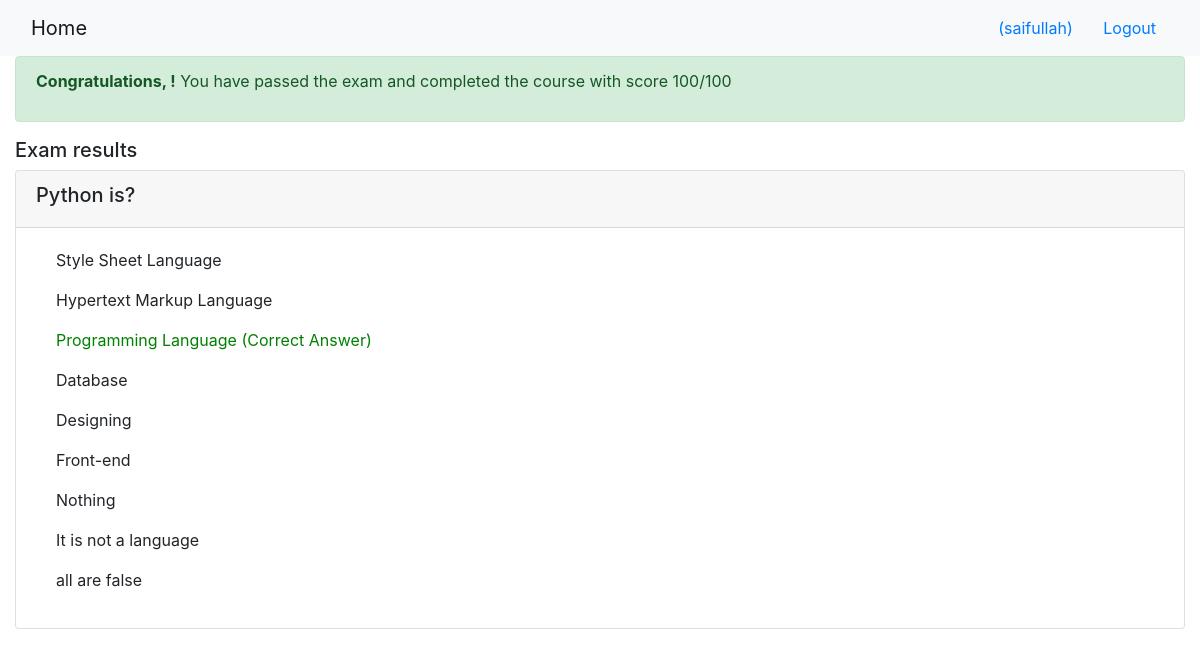
The page /onlinecourse/course/1/submission/1/result/ (signed in) on the database its author committed.
### onlinecourse/models.py (models this page shows, shortened)
class Question(models.Model):
    question_text = models.CharField(max_length=1000)
    grade =models.IntegerField(default=0)
    lesson_id = models.ForeignKey(Course, on_delete=models.CASCADE)

class Choice(models.Model):
    choice_text=models.CharField(max_length=1000)
    is_correct = models.BooleanField(default =0)
    question_id = models.ForeignKey(Question, on_delete=models.CASCADE)

### onlinecourse/views.py (the view)
# urls.py: path('course/<int:course_id>/submission/<int:submission_id>/result/', views.show_exam_result, name="show_exam_result"),
def show_exam_result(request, course_id, submission_id):
    course = get_object_or_404(Course, pk=course_id)
    submission = get_object_or_404(Submission, pk=submission_id)
    selected_choices = submission.choices.all()
    points = 0;
    total = len(selected_choices)
    for choice in selected_choices:
        if choice.is_correct == True:
            points = points + 100;
    grade = points//total;
    final_return = {'course':course, 'selected_ids':selected_choices, 'grade':grade}
    return render(request, 'onlinecourse/exam_result_bootstrap.html', final_return)

### onlinecourse/templates/onlinecourse/exam_result_bootstrap.html (shortened to what this page needs)
<!DOCTYPE html>
<html lang="en">
<head>
    {% load static %}
    <link rel="stylesheet" href="https://maxcdn.bootstrapcdn.com/bootstrap/4.5.2/css/bootstrap.min.css">
</head>
<body>
 <nav class="navbar navbar-light bg-light">
    <div class="container-fluid">
        <div class="navbar-header">
              <a class="navbar-brand" href="{% url 'onlinecourse:index' %}">Home</a>
        </div>
        <ul class="nav navbar-nav navbar-right">
            {% if user.is_authenticated %}
            <li>
                <a class="btn btn-link" href="#">{{ user.first_name }}({{ user.username }})</a>
                <a class="btn btn-link" href="{% url 'onlinecourse:logout' %}">Logout</a>
            </li>
            {% endif %}
        </ul>
    </div>
</nav>
<div class="container-fluid">
    {% if grade > 80 %}
    <div class="alert alert-success">
        <p><strong>Congratulations, {{ user.first_name }}!</strong> You have passed the exam and completed the course with score {{grade}}/100</p>
    </div>
        {% else %}
        <div class="alert alert-danger">
            <p><strong>Failed Sorry, {{ user.first_name }}!</strong> You have failed exam with score {{grade}}/100</p>
        </div>
        <a class="btn btn-link text-danger" href="{% url 'onlinecourse:course_details' course.id %}">Re-test</a>
        {% endif %}
        <div class="card-columns-vertical mt-1">
        <h5 class="">Exam results</h5>
            {% for question in course.question_set.all %}
                <div class="card mt-1">
                    <div class="card-header"><h5>{{question.question_text}}</h5></div>
                    <div class="card-body">
                        {% for choice in question.choice_set.all %}
                            <div class="form-check">
                                <label class="form-check-label">
                                    {% if choice.is_correct and choice in selected_ids %}
                                        <p style="color: green;">{{ choice.choice_text }} (Correct Answer)</p>
                                    {% elif choice in selected_ids %}
                                        <p style="color: orange;">{{ choice.choice_text }} (Wrong Answer)</p>
                                    {% else %}
                                        <p>{{ choice.choice_text }}</p>
                                    {% endif %}
                                </label>
                            </div>
                        {% endfor %}
                    </div>
                </div>
            {% endfor %}
        </div>
    </div>
</body>
</html>

### rows shown on the page
Question: question_text "Python is?"
Choice: choice_text "Style Sheet Language"
Choice: choice_text "Hypertext Markup Language"
Choice: choice_text "Programming Language"
Choice: choice_text "Database"
Choice: choice_text "Designing"
Choice: choice_text "Front-end"
Choice: choice_text "Nothing"
Choice: choice_text "It is not a language"
Choice: choice_text "all are false"

### other values the page prints
{{ user.username }} "saifullah"
{{ grade }} "100"
